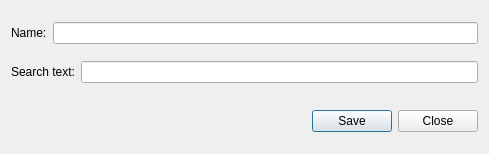
<?xml version="1.0" encoding="UTF-8"?>
<ui version="4.0">
 <class>AddSearchDialog</class>
 <widget class="QDialog" name="AddSearchDialog">
  <property name="geometry">
   <rect>
    <x>0</x>
    <y>0</y>
    <width>489</width>
    <height>154</height>
   </rect>
  </property>
  <property name="windowTitle">
   <string>Add Search Dialog</string>
  </property>
  <layout class="QVBoxLayout" name="verticalLayout">
   <item>
    <layout class="QHBoxLayout" name="nameLayout">
     <item>
      <widget class="QLabel" name="label">
       <property name="text">
        <string>Name:</string>
       </property>
      </widget>
     </item>
     <item>
      <widget class="QLineEdit" name="searchName"/>
     </item>
    </layout>
   </item>
   <item>
    <layout class="QHBoxLayout" name="horizontalLayout">
     <item>
      <widget class="QLabel" name="label_2">
       <property name="text">
        <string>Search text:</string>
       </property>
      </widget>
     </item>
     <item>
      <widget class="QLineEdit" name="searchText"/>
     </item>
    </layout>
   </item>
   <item>
    <spacer name="verticalSpacer">
     <property name="orientation">
      <enum>Qt::Vertical</enum>
     </property>
     <property name="sizeType">
      <enum>QSizePolicy::Fixed</enum>
     </property>
     <property name="sizeHint" stdset="0">
      <size>
       <width>20</width>
       <height>10</height>
      </size>
     </property>
    </spacer>
   </item>
   <item>
    <widget class="QDialogButtonBox" name="buttonBox">
     <property name="orientation">
      <enum>Qt::Horizontal</enum>
     </property>
     <property name="standardButtons">
      <set>QDialogButtonBox::Close|QDialogButtonBox::Save</set>
     </property>
    </widget>
   </item>
  </layout>
 </widget>
 <resources/>
 <connections>
  <connection>
   <sender>buttonBox</sender>
   <signal>accepted()</signal>
   <receiver>AddSearchDialog</receiver>
   <slot>accept()</slot>
   <hints>
    <hint type="sourcelabel">
     <x>248</x>
     <y>254</y>
    </hint>
    <hint type="destinationlabel">
     <x>157</x>
     <y>274</y>
    </hint>
   </hints>
  </connection>
  <connection>
   <sender>buttonBox</sender>
   <signal>rejected()</signal>
   <receiver>AddSearchDialog</receiver>
   <slot>reject()</slot>
   <hints>
    <hint type="sourcelabel">
     <x>316</x>
     <y>260</y>
    </hint>
    <hint type="destinationlabel">
     <x>286</x>
     <y>274</y>
    </hint>
   </hints>
  </connection>
 </connections>
</ui>
